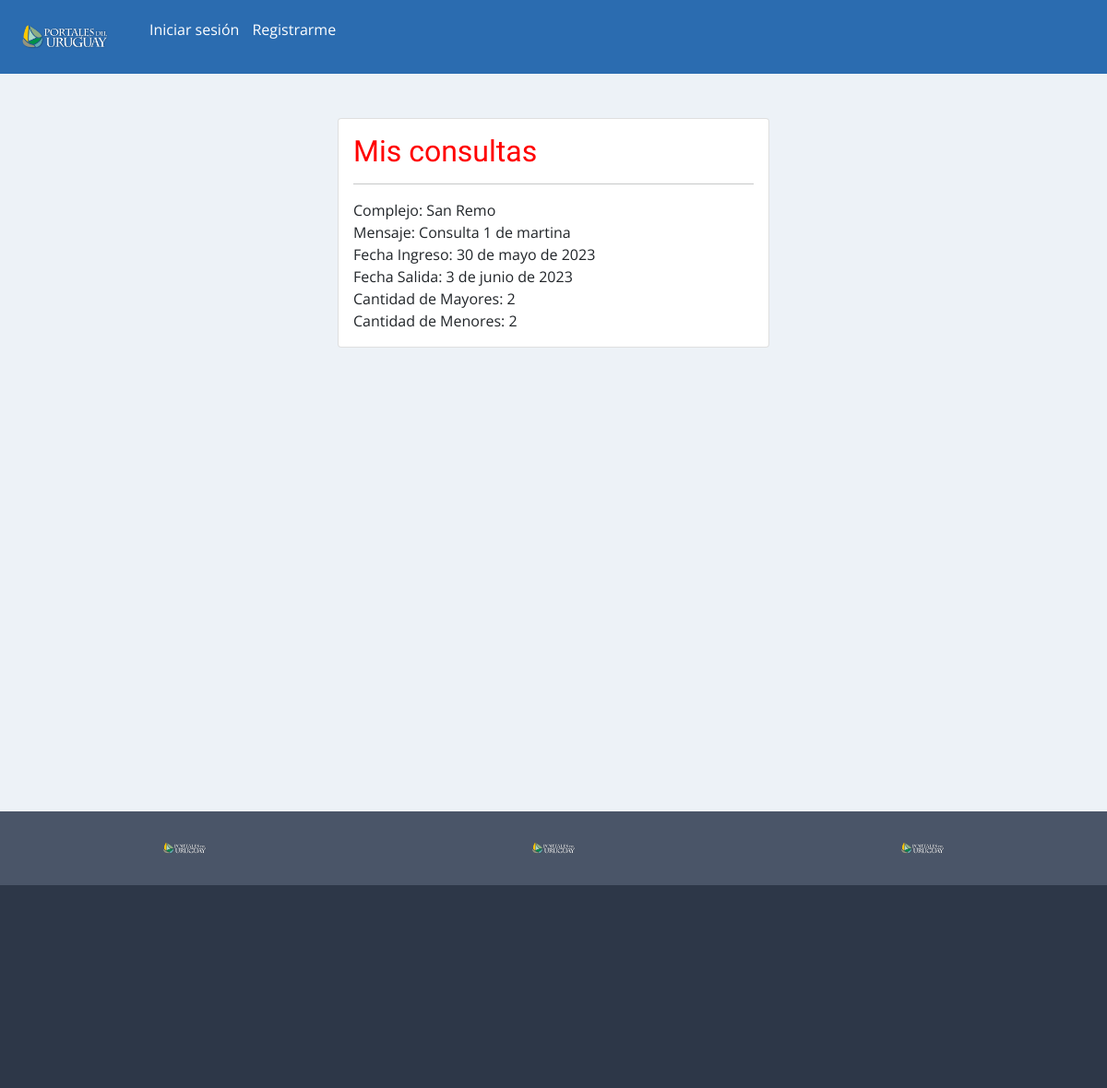
Screenshot of /consultas/ver-consulta/1 with the database file from the repository.
### consultas/models.py (models this page shows, shortened)
class Consulta(models.Model):
    cliente = models.ForeignKey(Cliente, related_name='cliente', on_delete=models.PROTECT, null=True)
    complejo = models.ForeignKey(Complejo, related_name='complejo', on_delete=models.PROTECT, null=True)
    mensaje = models.TextField(max_length=1000)
    fecha_ingreso = models.DateField()
    fecha_salida = models.DateField()
    cantidad_mayores = models.SmallIntegerField()
    cantidad_menores = models.SmallIntegerField()
    leida = models.BooleanField(null=True, blank=True, default=False)
    fecha_creacion = models.DateTimeField(auto_now_add=True)
    fecha_actualizacion = models.DateTimeField(auto_now=True)

### app/models.py (models this page shows, shortened)
class Complejo(models.Model):
    user = models.OneToOneField(User, related_name='complejo', on_delete=models.CASCADE, null=True)
    nombre_complejo = models.CharField(max_length=50)
    localidad = models.IntegerField(choices=localidades, null=True)
    direccion = models.CharField(max_length=50)
    telefono = models.IntegerField()
    activo = models.BooleanField(default=True)
    descripcion = models.TextField(max_length=1000)
    equipamiento = models.ManyToManyField(Equipamiento)
    imagen1 = models.ImageField(upload_to='complejos', null=True)
    imagen2 = models.ImageField(upload_to='complejos', null=True)
    imagen3 = models.ImageField(upload_to='complejos', null=True)
    imagen4 = models.ImageField(upload_to='complejos', null=True)
    imagen5 = models.ImageField(upload_to='complejos', null=True)
    destacado = models.BooleanField(default=False)
    def __str__(self):
        return self.nombre_complejo

### consultas/views.py (the view)
# urls.py: path('ver-consulta/<int:pk>', ConsultaDetailView.as_view(), name = 'ver_consulta'),
class ConsultaDetailView(DetailView):
    model = Consulta

### consultas/templates/consultas/consulta_detail.html
{% extends 'app/base_cliente.html' %}
{% block contenido %}
{% load crispy_forms_tags %}
    <br><br>
    <div class="row">
        <div class="col-12 col-md-6 offset-md-3">
            <div class="card">
                <div class="card-body">
                    <h2>Mis consultas</h2>
                    <hr>
                    Complejo: {{ consulta.complejo }}
                    <br>
                    Mensaje: {{ consulta.mensaje }}
                    <br>
                    Fecha Ingreso: {{ consulta.fecha_ingreso | date }}
                    <br>
                    Fecha Salida: {{ consulta.fecha_salida | date }}
                    <br>
                    Cantidad de Mayores: {{ consulta.cantidad_mayores }}
                    <br>
                    Cantidad de Menores: {{ consulta.cantidad_menores }}
                    <br>
                </div>
            </div>
        </div>
    </div>
    <br><br>
{% endblock %}

### static/app/css/estilos.css (style rules this page uses)
* { margin:0; padding:0; }
body { background-color:#EDF2F7; font-family: 'Open Sans', sans-serif; }
h1,h2 { font-family: 'Balsamiq Sans', cursive; color:red; }

### rows the page displays
Consulta: complejo "San Remo", mensaje "Consulta 1 de martina", fecha_ingreso "30 de mayo de 2023", fecha_salida "3 de junio de 2023", cantidad_mayores "2", cantidad_menores "2"
